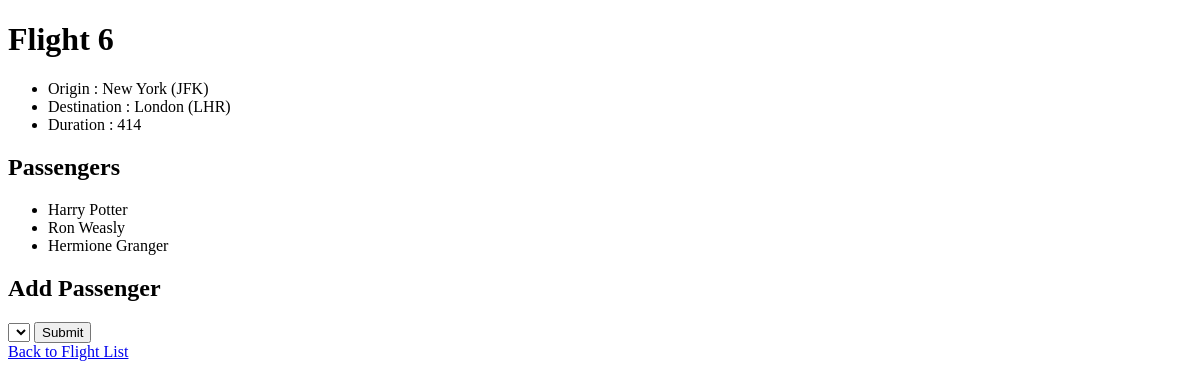
Before: /flights/6 with the older database file.
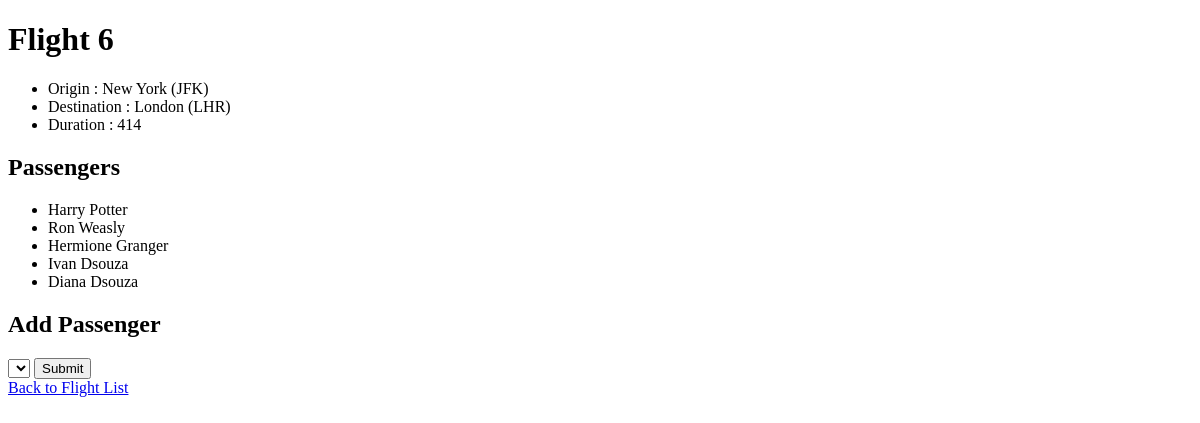
After: the same page with the newer database file.
### flights/models.py (models this page shows)
class Passenger(models.Model):
    first = models.CharField(max_length=64)
    last = models.CharField(max_length=64)
    flights = models.ManyToManyField(Flight, blank=True, related_name="passengers")
    def __str__(self):
        return f"{self.first} {self.last}"

### flights/views.py (the view)
# urls.py: path("<int:flight_id>",views.flight, name="flight"),
def flight(request,flight_id):
    flight = Flight.objects.get(id=flight_id)
    passengers = flight.passengers.all()
    non_passengers = Passenger.objects.exclude(flights=flight).all()
    return render(request,"flights/flight.html",{
        "flight" : flight,
        "passengers" : passengers,
        "non_passengers" : non_passengers,
    })

### flights/models.py (called while the page is built)
    def __str__(self):
        return f"{self.city} ({self.code})"

### flights/Templates/flights/flight.html (shortened to what this page needs)
{% extends "flights/layout.html" %}
{% block body%}
    <h1>Flight {{flight.id}} </h1>
    <ul>
        <li>Origin : {{flight.origin}}</li>
        <li>Destination : {{flight.destination}}</li>
        <li>Duration : {{flight.duration}}</li>
    </ul>
    <h2>Passengers</h2>
    <ul>
        {% for passenger in passengers%}
            <li>{{passenger}}</li>
        {% empty %}
            <li>No Passengers.</li>
        {% endfor%}
    </ul>
    <h2>Add Passenger</h2>
    <form action="{% url 'book' flight.id %}" method="POST">
        <select name="passenger" id="">
        </select>
        <input type="submit">
    </form>
    <a href="{% url 'index' %}">Back to Flight List </a>
{% endblock %}

Changed rows visible on the page:
added Passenger: first+last "Ivan Dsouza"
added Passenger: first+last "Diana Dsouza"
